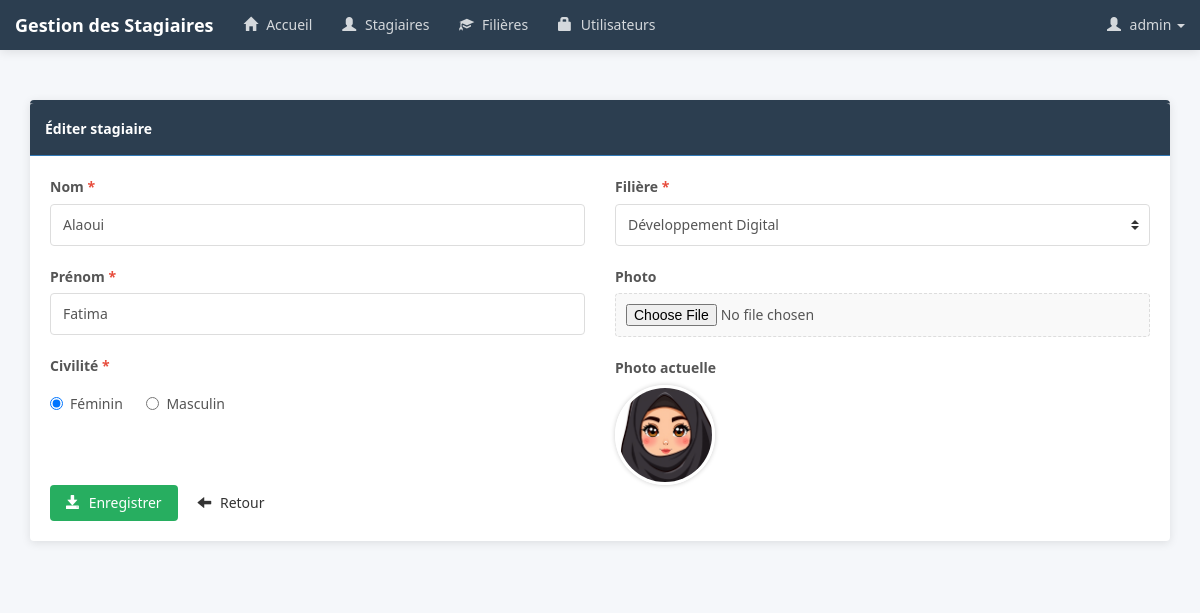
The page /pages/editerStagiaire.php?id=1 (signed in) on the database its author committed.
### tables this page shows
CREATE TABLE IF NOT EXISTS stagiaire (
  id INT(11) NOT NULL AUTO_INCREMENT,
  nom VARCHAR(50) NOT NULL,
  prenom VARCHAR(50) NOT NULL,
  civilite VARCHAR(1) NOT NULL,
  photo VARCHAR(100) DEFAULT NULL,
  idFiliere INT(11) NOT NULL,
  PRIMARY KEY (id),
  KEY idFiliere (idFiliere),
  CONSTRAINT stagiaire_ibfk_1 FOREIGN KEY (idFiliere) REFERENCES filiere (idFiliere) ON DELETE CASCADE
);

CREATE TABLE IF NOT EXISTS filiere (
  idFiliere INT(11) NOT NULL AUTO_INCREMENT,
  nomFiliere VARCHAR(50) NOT NULL,
  niveau VARCHAR(50) NOT NULL,
  PRIMARY KEY (idFiliere)
);

### pages/editerStagiaire.php (the view, shortened to what this page needs)
<?php
    require_once('../connexion.php');
    $id = isset($_GET['id']) ? $_GET['id'] : 0;
    $requeteStagiaire = "SELECT * FROM stagiaire WHERE id = ?";
    $params = array($id);
    $resultatStagiaire = $pdo->prepare($requeteStagiaire);
    $resultatStagiaire->execute($params);
    $stagiaire = $resultatStagiaire->fetch();
    $requeteFiliere = "SELECT * FROM filiere";
    $resultatFiliere = $pdo->query($requeteFiliere);
?>
<!DOCTYPE html>
<html>
<head>
    <link rel="stylesheet" href="https://maxcdn.bootstrapcdn.com/bootstrap/3.4.1/css/bootstrap.min.css">
    <link rel="stylesheet" href="../css/monstyle.css">
    <link rel="stylesheet" href="../css/style-moderne.css">
</head>
<body>
    <?php include("menu.php"); ?>
    <div class="container">
        <div class="panel panel-primary margetop">
            <div class="panel-heading">Éditer stagiaire</div>
            <div class="panel-body">
                <form method="post" action="" enctype="multipart/form-data">
                    <div class="row">
                        <div class="col-md-6">
                            <div class="form-group">
                                <label for="nom" class="required">Nom</label>
                                <input type="text" name="nom" id="nom" class="form-control" value="<?php echo $stagiaire['nom']; ?>" required>
                            </div>
                            <div class="form-group">
                                <label for="prenom" class="required">Prénom</label>
                                <input type="text" name="prenom" id="prenom" class="form-control" value="<?php echo $stagiaire['prenom']; ?>" required>
                            </div>
                            <div class="form-group">
                                <label class="required">Civilité</label>
                                <div class="radio">
                                    <label>
                                        <input type="radio" name="civilite" value="F" <?php if($stagiaire['civilite'] == 'F') echo 'checked'; ?>> Féminin
                                    </label>
                                    <label style="margin-left: 20px;">
                                        <input type="radio" name="civilite" value="M" <?php if($stagiaire['civilite'] == 'M') echo 'checked'; ?>> Masculin
                                    </label>
                                </div>
                            </div>
                        </div>
                        <div class="col-md-6">
                            <div class="form-group">
                                <label for="idFiliere" class="required">Filière</label>
                                <select name="idFiliere" id="idFiliere" class="form-control" required>
                                    <?php while($filiere = $resultatFiliere->fetch()) { ?>
                                        <option value="<?php echo $filiere['idFiliere']; ?>" <?php if($filiere['idFiliere'] == $stagiaire['idFiliere']) echo 'selected'; ?>>
                                            <?php echo $filiere['nomFiliere']; ?>
                                        </option>
                                    <?php } ?>
                                </select>
                            </div>
                            <div class="form-group">
                                <label for="photo">Photo</label>
                                <input type="file" name="photo" id="photo" class="form-control">
                            </div>
                            <div class="form-group">
                                <label>Photo actuelle</label>
                                <div>
                                    <img src="../images/<?php echo $stagiaire['photo'] ? $stagiaire['photo'] : 'profile.png'; ?>"
                                         width="100" height="100" class="img-circle">
                                </div>
                            </div>
                        </div>
                    </div>
                    <button type="submit" class="btn btn-primary">
                        <i class="glyphicon glyphicon-save"></i> Enregistrer
                    </button>
                    <a href="stagiaires.php" class="btn btn-default">
                        <i class="glyphicon glyphicon-arrow-left"></i> Retour
                    </a>
                </form>
            </div>
        </div>
    </div>
</body>
</html>

### css/style-moderne.css (style rules this page uses)
:root { --primary-color: #2c3e50; --secondary-color: #27ae60; --accent-color: #e74c3c; --light-color: #ecf0f1; --dark-color: #2c3e50; --success-color: #27ae60; --warning-color: #f39c12; --danger-color: #e74c3c; --info-color: #3498db; --text-color: #333; --border-radius: 4px; --box-shadow: 0 2px 10px rgba(0, 0, 0, 0.1); }
body { font-family: "Segoe UI", Tahoma, Geneva, Verdana, sans-serif; background-color: #f5f7fa; color: var(--text-color); line-height: 1.6; }
.container { padding-top: 20px; padding-bottom: 20px; }
.panel { border: none; border-radius: var(--border-radius); box-shadow: var(--box-shadow); margin-bottom: 25px; overflow: hidden; }
.panel-heading { font-weight: 600; padding: 15px; border-bottom: 1px solid rgba(0, 0, 0, 0.1); }
.panel-body { padding: 20px; }
.panel-primary { border-top: 3px solid var(--primary-color); }
.panel-primary > .panel-heading { background-color: var(--primary-color); color: white; }
.form-control { border-radius: var(--border-radius); border: 1px solid #ddd; padding: 10px 12px; height: auto; box-shadow: none; transition: border-color 0.2s, box-shadow 0.2s; }
.form-group { margin-bottom: 20px; }
.btn { border-radius: var(--border-radius); font-weight: 500; padding: 8px 16px; transition: all 0.2s; border: none; }
.btn-primary { background-color: var(--primary-color); }
.glyphicon { margin-right: 5px; }
.margetop { margin-top: 80px; }
a { color: var(--primary-color); transition: color 0.2s; }
select.form-control { appearance: none; -webkit-appearance: none; -moz-appearance: none; background-repeat: no-repeat; background-position: right 10px center; background-size: 8px 10px; padding-right: 30px; }
input[type="radio"], input[type="checkbox"] { margin-right: 5px; }
.btn-primary { background-color: #27ae60 !important; }
input[type="file"] { padding: 10px; border: 1px dashed #ddd; border-radius: var(--border-radius); width: 100%; background-color: #f9f9f9; }
.btn .glyphicon { margin-right: 5px; }
.img-circle { border: 3px solid white; box-shadow: 0 0 5px rgba(0, 0, 0, 0.2); object-fit: cover; transition: transform 0.3s ease; }
.btn, a { position: relative; overflow: hidden; }
.btn:after, a:after { content: ""; position: absolute; top: 50%; left: 50%; width: 5px; height: 5px; background: rgba(255, 255, 255, 0.5); opacity: 0; border-radius: 100%; transform: scale(1, 1) translate(-50%); transform-origin: 50% 50%; }
.form-control, .btn, a, .navbar-inverse .navbar-nav > li > a { transition: all 0.3s ease; }
.form-group:last-child { margin-bottom: 0; }
form { margin-bottom: 0; }
label { font-weight: 600; color: #555; }
.required:after { content: " *"; color: var(--danger-color); }

### rows shown on the page
stagiaire: nom "Alaoui", prenom "Fatima", civilite "☑ Féminin", civilite "☐ Masculin", idFiliere "Développement Digital", photo (picture)

### other values the page prints
$_SESSION['user']['login'] "admin"
